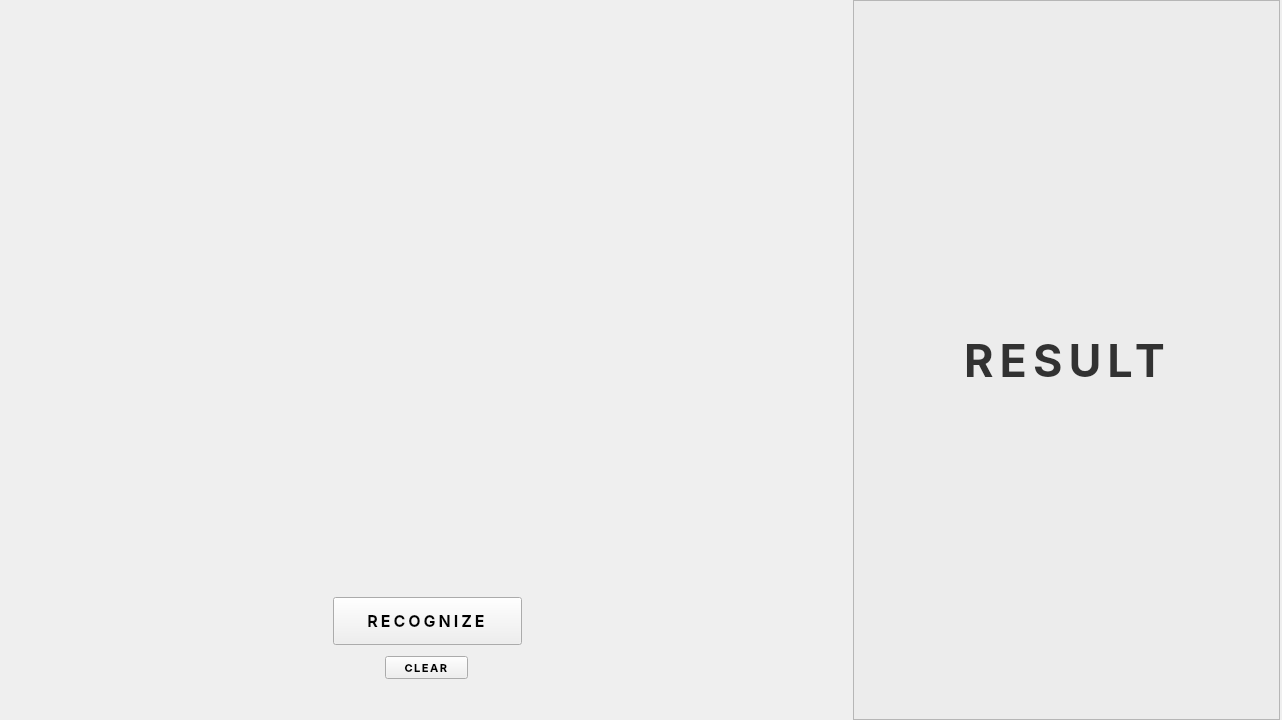
<?xml version="1.0" encoding="UTF-8"?>
<ui version="4.0">
 <class>Form</class>
 <widget class="QWidget" name="Form">
  <property name="geometry">
   <rect>
    <x>0</x>
    <y>0</y>
    <width>1282</width>
    <height>720</height>
   </rect>
  </property>
  <property name="windowTitle">
   <string>Handwritten Digit Recognizer</string>
  </property>
  <property name="autoFillBackground">
   <bool>false</bool>
  </property>
  <property name="styleSheet">
   <string notr="true">/*background:rgb(42, 42, 42)*/</string>
  </property>
  <widget class="QLabel" name="label">
   <property name="enabled">
    <bool>true</bool>
   </property>
   <property name="geometry">
    <rect>
     <x>10</x>
     <y>10</y>
     <width>41</width>
     <height>41</height>
    </rect>
   </property>
   <property name="styleSheet">
    <string notr="true"/>
   </property>
   <property name="text">
    <string/>
   </property>
   <property name="pixmap">
    <pixmap>icon.png</pixmap>
   </property>
   <property name="scaledContents">
    <bool>true</bool>
   </property>
   <property name="wordWrap">
    <bool>false</bool>
   </property>
  </widget>
  <widget class="QPushButton" name="recognizeButton">
   <property name="enabled">
    <bool>true</bool>
   </property>
   <property name="geometry">
    <rect>
     <x>333</x>
     <y>597</y>
     <width>189</width>
     <height>48</height>
    </rect>
   </property>
   <property name="font">
    <font>
     <family>Inter</family>
     <pointsize>12</pointsize>
     <italic>false</italic>
     <bold>true</bold>
    </font>
   </property>
   <property name="styleSheet">
    <string notr="true">font: 700 12pt &quot;Inter&quot;;
letter-spacing: 3px;</string>
   </property>
   <property name="text">
    <string>RECOGNIZE</string>
   </property>
  </widget>
  <widget class="QFrame" name="digitResult">
   <property name="geometry">
    <rect>
     <x>853</x>
     <y>0</y>
     <width>427</width>
     <height>720</height>
    </rect>
   </property>
   <property name="focusPolicy">
    <enum>Qt::NoFocus</enum>
   </property>
   <property name="styleSheet">
    <string notr="true">background: rgb(236, 236, 236)</string>
   </property>
   <property name="frameShape">
    <enum>QFrame::StyledPanel</enum>
   </property>
   <property name="frameShadow">
    <enum>QFrame::Raised</enum>
   </property>
  </widget>
  <widget class="QPushButton" name="clearButton">
   <property name="enabled">
    <bool>true</bool>
   </property>
   <property name="geometry">
    <rect>
     <x>385</x>
     <y>656</y>
     <width>83</width>
     <height>23</height>
    </rect>
   </property>
   <property name="font">
    <font>
     <family>Inter</family>
     <pointsize>8</pointsize>
     <italic>false</italic>
     <bold>true</bold>
    </font>
   </property>
   <property name="styleSheet">
    <string notr="true">font: 700 8pt &quot;Inter&quot;;
letter-spacing: 1.5px;</string>
   </property>
   <property name="text">
    <string>CLEAR</string>
   </property>
  </widget>
  <widget class="QLabel" name="label_2">
   <property name="geometry">
    <rect>
     <x>852</x>
     <y>336</y>
     <width>431</width>
     <height>48</height>
    </rect>
   </property>
   <property name="sizePolicy">
    <sizepolicy hsizetype="Preferred" vsizetype="Preferred">
     <horstretch>0</horstretch>
     <verstretch>0</verstretch>
    </sizepolicy>
   </property>
   <property name="font">
    <font>
     <family>Inter</family>
     <pointsize>34</pointsize>
     <italic>false</italic>
     <bold>true</bold>
    </font>
   </property>
   <property name="styleSheet">
    <string notr="true">font: 700 34pt &quot;Inter&quot;;
letter-spacing: 6px;
color: rgb(50, 50, 50)
</string>
   </property>
   <property name="text">
    <string>RESULT</string>
   </property>
   <property name="alignment">
    <set>Qt::AlignCenter</set>
   </property>
  </widget>
  <widget class="QPushButton" name="closeButton">
   <property name="geometry">
    <rect>
     <x>1240</x>
     <y>0</y>
     <width>40</width>
     <height>33</height>
    </rect>
   </property>
   <property name="styleSheet">
    <string notr="true">QPushButton {
	border: none;
	image: url(:/resources/Close.png);
}

QPushButton:hover:!pressed {
	image: url(:/resources/Close_hover.png);
}

</string>
   </property>
   <property name="text">
    <string/>
   </property>
   <property name="iconSize">
    <size>
     <width>40</width>
     <height>33</height>
    </size>
   </property>
   <property name="autoDefault">
    <bool>false</bool>
   </property>
   <property name="default">
    <bool>false</bool>
   </property>
   <property name="flat">
    <bool>true</bool>
   </property>
  </widget>
  <widget class="QLabel" name="resultView">
   <property name="geometry">
    <rect>
     <x>972</x>
     <y>393</y>
     <width>189</width>
     <height>48</height>
    </rect>
   </property>
   <property name="styleSheet">
    <string notr="true"/>
   </property>
   <property name="text">
    <string/>
   </property>
   <property name="alignment">
    <set>Qt::AlignCenter</set>
   </property>
  </widget>
  <widget class="QPushButton" name="maximizeButton">
   <property name="geometry">
    <rect>
     <x>1200</x>
     <y>0</y>
     <width>40</width>
     <height>33</height>
    </rect>
   </property>
   <property name="styleSheet">
    <string notr="true">QPushButton {
	border: none;
	image: url(:/resources/Maximize.png);
}

QPushButton:hover:!pressed {
	image: url(:/resources/Maximize_hover.png);
}

</string>
   </property>
   <property name="text">
    <string/>
   </property>
   <property name="iconSize">
    <size>
     <width>40</width>
     <height>33</height>
    </size>
   </property>
   <property name="autoDefault">
    <bool>false</bool>
   </property>
   <property name="default">
    <bool>false</bool>
   </property>
   <property name="flat">
    <bool>true</bool>
   </property>
  </widget>
  <widget class="QPushButton" name="minimizeButton">
   <property name="geometry">
    <rect>
     <x>1160</x>
     <y>0</y>
     <width>40</width>
     <height>33</height>
    </rect>
   </property>
   <property name="styleSheet">
    <string notr="true">QPushButton {
	border: none;
	image: url(:/resources/Minimize.png);
}

QPushButton:hover:!pressed {
	image: url(:/resources/Minimize_hover.png);
}

</string>
   </property>
   <property name="text">
    <string/>
   </property>
   <property name="iconSize">
    <size>
     <width>40</width>
     <height>33</height>
    </size>
   </property>
   <property name="autoDefault">
    <bool>false</bool>
   </property>
   <property name="default">
    <bool>false</bool>
   </property>
   <property name="flat">
    <bool>true</bool>
   </property>
  </widget>
  <zorder>digitResult</zorder>
  <zorder>recognizeButton</zorder>
  <zorder>label</zorder>
  <zorder>clearButton</zorder>
  <zorder>label_2</zorder>
  <zorder>closeButton</zorder>
  <zorder>resultView</zorder>
  <zorder>maximizeButton</zorder>
  <zorder>minimizeButton</zorder>
 </widget>
 <resources>
  <include location="resources.qrc"/>
 </resources>
 <connections/>
</ui>
